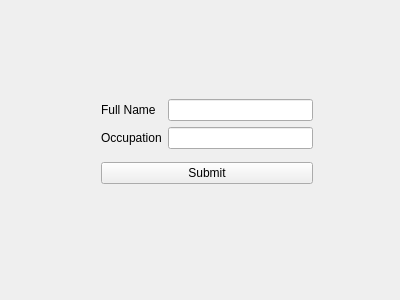
<?xml version="1.0" encoding="UTF-8"?>
<ui version="4.0">
 <class>Form</class>
 <widget class="QWidget" name="Form">
  <property name="geometry">
   <rect>
    <x>0</x>
    <y>0</y>
    <width>400</width>
    <height>300</height>
   </rect>
  </property>
  <property name="windowTitle">
   <string>Form</string>
  </property>
  <widget class="QWidget" name="">
   <property name="geometry">
    <rect>
     <x>101</x>
     <y>92</y>
     <width>212</width>
     <height>99</height>
    </rect>
   </property>
   <layout class="QVBoxLayout" name="verticalLayout_3">
    <item>
     <layout class="QHBoxLayout" name="horizontalLayout">
      <item>
       <layout class="QVBoxLayout" name="verticalLayout_2">
        <item>
         <widget class="QLabel" name="fullname_label">
          <property name="text">
           <string>Full Name</string>
          </property>
         </widget>
        </item>
        <item>
         <widget class="QLabel" name="occupation_label">
          <property name="text">
           <string>Occupation</string>
          </property>
         </widget>
        </item>
       </layout>
      </item>
      <item>
       <layout class="QVBoxLayout" name="verticalLayout">
        <item>
         <widget class="QLineEdit" name="fullname_lineedit"/>
        </item>
        <item>
         <widget class="QLineEdit" name="occupation_lineedit"/>
        </item>
       </layout>
      </item>
     </layout>
    </item>
    <item>
     <widget class="QPushButton" name="submit_button">
      <property name="text">
       <string>Submit</string>
      </property>
     </widget>
    </item>
   </layout>
  </widget>
 </widget>
 <resources/>
 <connections/>
</ui>
